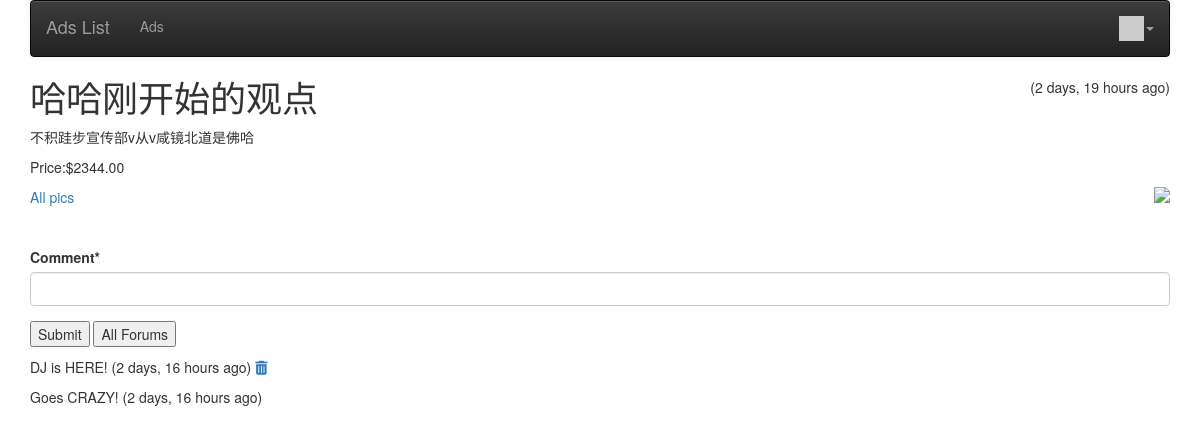
/ad/4 (signed in), run on an earlier commit of the app's database.
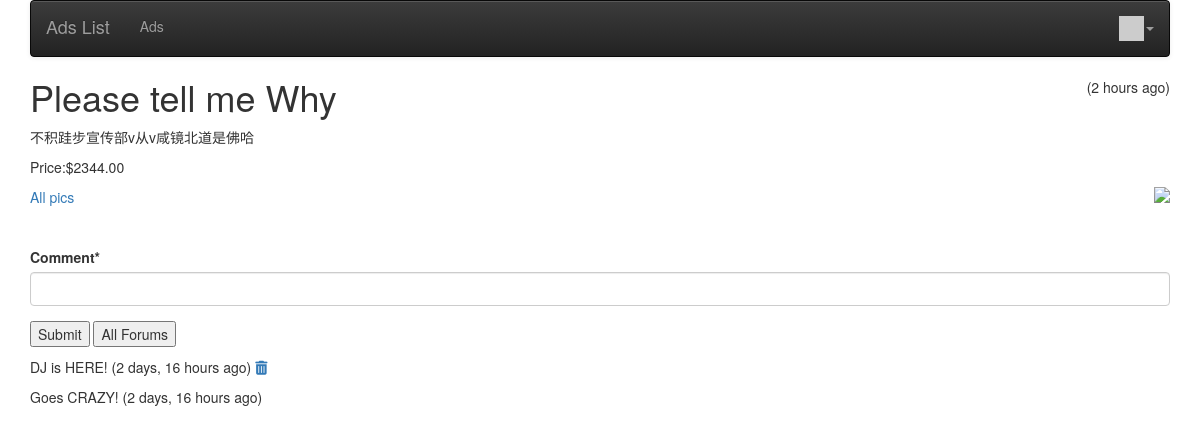
And on a later commit of the database.
### ads/models.py (models this page shows, shortened)
class Ad(models.Model):
    title = models.CharField(
        max_length=200,
        validators=[MinLengthValidator(2, "Title must be greater than 2 characters")]
    )
    price = models.DecimalField(max_digits=7, decimal_places=2, null=True)
    text = models.TextField()
    created_at = models.DateTimeField(auto_now_add=True)
    updated_at = models.DateTimeField(auto_now=True)
    picture = models.BinaryField(null=True, editable=True)
    content_type = models.CharField(max_length=256, null=True, help_text='The MIMEType of the file')
    favorites = models.ManyToManyField(settings.AUTH_USER_MODEL,
                                       through='Fav', related_name='favorite_ads')
    owner = models.ForeignKey(settings.AUTH_USER_MODEL, on_delete=models.CASCADE)
    comments = models.ManyToManyField(settings.AUTH_USER_MODEL,
                                      through='Comment', related_name='comments_owned')

### ads/views.py (the view)
# urls.py: path('ad/<int:pk>', views.AdDetailView.as_view(), name='ad_detail'),
class AdDetailView(OwnerDetailView):
    template_name = 'ads/ad_detail.html'
    def get(self, request, pk):
        x = Ad.objects.get(id=pk)
        comments = Comment.objects.filter(ad=x).order_by('-updated_at')
        comment_form = CommentForm()
        context = {'forum': x, 'comments': comments, 'comment_form': comment_form}
        return render(request, self.template_name, context)

### ads/forms.py
class CommentForm(forms.Form):
    comment = forms.CharField(required=True, max_length=500, min_length=3, strip=True)

### ads/templatetags/app_tags.py (called while the page is built)
@register.filter(name='gravatar')
def gravatar(user, size=35):
    email = str(user.email.strip().lower()).encode('utf-8')
    email_hash = md5(email).hexdigest()
    url = "//www.gravatar.com/avatar/{0}?s={1}&d=identicon&r=PG"
    return url.format(email_hash, size)

### home/context_processors.py (called while the page is built)
def settings(request):
    return {
        'settings': django_settings,
    }

### ads/templates/ads/ad_detail.html (shortened to what this page needs)
{% extends "base_menu.html" %}
{% load humanize %}
{% block content %}
    <span style="float: right;">
    ({{ forum.updated_at|naturaltime }})
    </span>
    <h1>
        {{ forum.title }}
    </h1>
    <p>
        {{ forum.text }}
    </p>
    <p>
        Price:${{ forum.price }}
    </p>
    <p>
        {% if forum.content_type %}
            <img style="float:right; max-width:50%;" src="{% url 'ads:ad_picture' forum.id %}"
                 onclick="document.getElementById('overlay').style.display = 'block';">
        {% endif %}
    </p>
    <p>
        <a href="{% url 'ads:all' %}">All pics</a>
    </p>
    {% if user.is_authenticated %}
        <br clear="all"/>
        <p>
            {% load crispy_forms_tags %}
        <form method="post" action="{% url 'ads:ad_comment_create' forum.id %}">
            {{ comment_form|crispy }}
            <input type="submit" value="Submit">
            <input type="submit" value="All Forums"
                   onclick="window.location.href='{% url 'ads:all' %}';return false;">
        </form>
        </p>
    {% endif %}
    {% for comment in comments %}
        <p> {{ comment.text }}
            ({{ comment.updated_at|naturaltime }})
            {% if user == comment.owner %}
                <a href="{% url 'ads:ad_comment_delete' comment.id %}"><i class="fa fa-trash"></i></a>
            {% endif %}
        </p>
    {% endfor %}
{% endblock %}

What changed in the data, as far as the page shows it:
changed Ad "不积跬步宣传部v从v咸镜北道是佛哈": updated_at "2 days, 19 hours ago" → "2 hours ago"; title "哈哈刚开始的观点" → "Please tell me Why"
